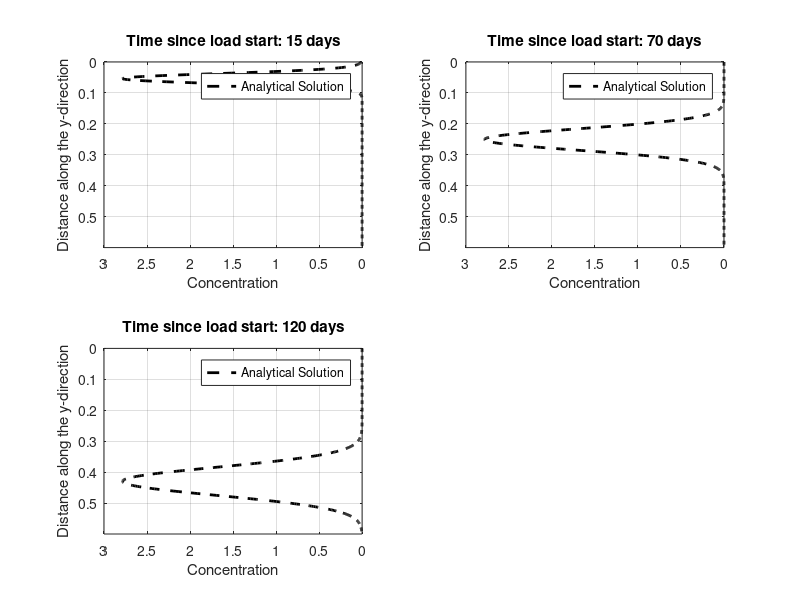

Source code (MATLAB):

% 2-dimensional analytical solution - Transient (using the analytical solution for
% instantaneous point source integrated with respect to time)

function AnltSOL_TRANSIENT_paperWRR

%%%%%%%%%%%%%%%%%%%%%%%%%%%%%%%%%%%%%%%%%%%
% CHOOSE TEST %%%%%%%%%%%%%%%%%%%%%%%%%%%%%%
%%%%%%%%%%%%%%%%%%%%%%%%%%%%%%%%%%%%%%%%%%%

% test = 2; % 2_nrTrans_instS_PorMedia
% test = 4; % 4_nrTrans_contS_PorMedia
% test = 6; % 6_nrTrans_instS_PorMedia_linDecay
% test = 8; % 8_nrTrans_contS_PorMedia_linDecay
 
test = 2; 

%%%%%%%%%%%%%%%%%%%%%%%%%%%%%%%%%%%%%%%%%%%
% General mdoel setup %%%%%%%%%%%%%%%%%%%%%
% Don't change
%%%%%%%%%%%%%%%%%%%%%%%%%%%%%%%%%%%%%%%%%%%
ny                          = 600;          % number of layers (in mm)
mLayerDepth_summa_m         = 0.006;        % m
Dy                          = 0.0001;      	% longiitudinal dispersivity - y-direction m2/s
specificYield               = 0.25;         % (-)
iLayerLiqFluxSoil_summa_m_s = 1.0359700931174889e-05;

tsim = [...
        ...0,...
        60 * 60 * 24 * 15,...
        60 * 60 * 24 * 70,...
        60 * 60 * 24 * 120,...
        ];

% Preliminary calcs %%%%%%%%%%%%%%%%%%%%%%%%%%%%%%%%
% Intersticial flow velocity because of specific yield
iLayerLiqFluxSoil_summa_m_s_intersticial =...
    iLayerLiqFluxSoil_summa_m_s / specificYield;       % m/s

V = iLayerLiqFluxSoil_summa_m_s_intersticial;
%L = V * 60 * 60 * 24 * 20 / 1000;

% Storing %%%%%%%%%%%%%%%%%%%%%%%%%%%%%%%%
storage.Dy = Dy;
storage.tsim = tsim;
storage.V = V;
storage.ny = ny;

%%%%%%%%%%%%%%%%%%%%%%%%%%%%%%%%%%%%%%%%%%%%%%%%%%%%%%%%%%%%%%%%%%%%%%
n_ti = numel(tsim);
for ti = 1:n_ti
    
    tsim_i = tsim(ti);
    
    if test == 4 || test == 8 
        
        % Input concentration (continuous)
        C0 = 2;
         
        % Set reation rate
        if test == 4; r = 0; end                % conservative
        if test == 8; r = 0.01/(60*60*24); end  % linear decay
        storage.C0 = C0;
        storage.r = r;
        save InputData storage;
        
        % Call analytical solver
        Analytical_calc_1D_contS(tsim_i)
        
    elseif test == 2 || test == 6
        
        % Input mass (instantaneous)
        M = 0.350;
        
        % Mass of the receiving node
        mLayerVolFracWat_summa_m3 = 39.376154283055975;
        UpLayVol = mLayerVolFracWat_summa_m3;
        UpLayVol = 1;
        
        % Set reaction rate
        if test == 2; r = 0; end                % conservative
        if test == 6; r = 0.01/(60*60*24); end  % linear decay
        
        storage.M = M;
        storage.UpLayVol = UpLayVol;
        storage.r = r;
        save InputData storage;
        
        % Call analytical solver
        Analytical_calc_1D_instS(tsim_i)
        
    end
    %Analytical_calc_1D_2(tsim_i)
    %Analytical_calc_1D_3(tsim_i)
    %Analytical_calc_1D_justAdv(tsim_i, mLayerDepth_summa_m)
    %Analytical_calc_2D
    %Numerical_calc
    Compare_plot(ti, n_ti, tsim_i,mLayerDepth_summa_m)
    
end


%%%%%%%%%%%%%%%%%%%%%%%%%%%%%%%%%%%%%%%%%
% ANALYTICAL
%%%%%%%%%%%%%%%%%%%%%%%%%%%%%%%%%%%%%%%%%

% 1D, continuous source, Eq. 60 of 
% USGS Chapter B7
% ANALYTICAL SOLUTIONS FOR ONE-, TWO-, AND THREE-DIMENSIONAL SOLUTE
%TRANSPORT IN GROUND-WATER SYSTEMS WITH UNIFORM FLOW
function Analytical_calc_1D_contS(tsim_i)

load InputData storage
C0=storage.C0;
Dy=storage.Dy;
r=storage.r;
V=storage.V;
ny=storage.ny;

Cfinal=zeros(1,ny);

h=waitbar(0,'ANALYTICAL solution: calculating...');

for y=1:ny
    waitbar(y/ny)

    % calculation of A

    %A = (M / UpLayVol) /...
    %    ( 4*n*pi()*(Dx*Dy)^(0.5) );
    A =  C0 / 2;

    % calculation of B
    U = (V^2 + 4*r*Dy)^0.5;
    
    B1 = exp(...
            y * (V - U)/ ...
            (2 * Dy)...
            );
        
    B2 = erfc(...
            (y - (U * tsim_i) ) / ...
            (2 * (Dy * tsim_i)^0.5));
    
    C1 = exp(...
            y * (V + U)/ ...
            (2 * Dy));
    
    C2 = erfc(...
            (y + (U * tsim_i) ) / ...
            (2 * (Dy * tsim_i)^0.5));

    % Final calculation
    C = A * (B1 * B2 + C1 * C2);

    % Saving results
    Cfinal(1,y) = C;

end

close(h)

disp('Analytical solution calculation: OK')

storage.C_analytical = Cfinal';
save AnalytSOL storage;

function Analytical_calc_1D_2(tsim_i)

load InputData storage
C0=storage.C0;
Dy=storage.Dy;
r=storage.r;
V=storage.V;
ny=storage.ny;

Cfinal=zeros(1,ny);

h=waitbar(0,'ANALYTICAL solution: calculating...');

for y=1:ny
    waitbar(y/ny)

    % calculation of A

    %A = (M / UpLayVol) /...
    %    ( 4*n*pi()*(Dx*Dy)^(0.5) );
    
    U = (V^2 + 4*r*Dy)^0.5;
    
    A =  C0 * V^2 / (4 * r * Dy);

    % calculation of B
    
    
    B1 = 2 * exp((y * V / Dy) - r * tsim_i);
        
    B2 = erfc(...
            (y + V * tsim_i) / ...
            (2 * (Dy * tsim_i)^0.5));
    
   C1 = U / V - 1; 
        
   C2 = exp(...
            y * (V - U)/ ...
            (2 * Dy));
    
    C3 = erfc(...
            (y - U * tsim_i) / ...
            (2 * (Dy * tsim_i)^0.5));
        
    D1 = U / V + 1;
    
    D2 = exp(...
            y * (V + U)/ ...
            (2 * Dy));
    
    D3 = erfc(...
            (y + U * tsim_i) / ...
            (2 * (Dy * tsim_i)^0.5));

    % Final calculation
    C = A * (B1 * B2 + C1 * C2 * C3 + D1 * D2 * D3);

    % Saving results
    Cfinal(1,y) = C;

end

close(h)

disp('Analytical solution calculation: OK')

storage.C_analytical = Cfinal';
save AnalytSOL storage;

function Analytical_calc_1D_3(tsim_i)

load InputData storage
C0=storage.C0;
Dy=storage.Dy;
r=storage.r;
V=storage.V;
ny=storage.ny;

Cfinal=zeros(1,ny);

h=waitbar(0,'ANALYTICAL solution: calculating...');

for y=1:ny
    waitbar(y/ny)

    % calculation of A

    %A = (M / UpLayVol) /...
    %    ( 4*n*pi()*(Dx*Dy)^(0.5) );
    

    
    A =  C0;

    % calculation of B
    
    
    B1 = 0.5 *  erfc(...
                (y - V * tsim_i) / ...
                (2 * (Dy * tsim_i)^0.5));
    
   C1 = (V^2 * tsim_i / (pi() * Dy))^0.5;
   
   C2 = exp(-(...
            (y - V * tsim_i)^2)/ ...
            (4 * Dy * tsim_i));
        
   D1  = 0.5 * (1 + (V * y) / Dy + (V^2 * tsim_i) / Dy);
   
   D2  = exp(V * y / Dy);
    
    D3 = erfc(...
            (y + V * tsim_i) / ...
            (2 * (Dy * tsim_i)^0.5));
        

    % Final calculation
    C = A * (B1 +  C1 * C2 - D1 * D2 * D3);

    % Saving results
    Cfinal(1,y) = C;

end

close(h)

disp('Analytical solution calculation: OK')

storage.C_analytical = Cfinal';
save AnalytSOL storage;

function Analytical_calc_1D_justAdv(tsim_i, mLayerDepth_summa_m)

load InputData storage
C0=storage.C0;
Dy=storage.Dy;
r=storage.r;
V=storage.V;
ny=storage.ny;

Cfinal=zeros(1,ny);

h=waitbar(0,'ANALYTICAL solution: calculating...');

for y=1:ny
    waitbar(y/ny)

    % calculation of A

    %A = (M / UpLayVol) /...
    %    ( 4*n*pi()*(Dx*Dy)^(0.5) );
  

    % Final calculation
    C = C0 * (y * mLayerDepth_summa_m - V * tsim_i);

    % Saving results
    Cfinal(1,y) = C;

end

close(h)

disp('Analytical solution calculation: OK')

storage.C_analytical = Cfinal';
save AnalytSOL storage;

function Analytical_calc_1D_instS(tsim_i)

load InputData storage
M=storage.M;
UpLayVol=storage.UpLayVol;
Dy=storage.Dy;
r=storage.r;
V=storage.V;
ny=storage.ny;

% Loading point
Yc=1;

% porosity
n = 1; % not needed because it's accounted for in the intersticil flow velocity
Cfinal=zeros(1,ny);

h=waitbar(0,'ANALYTICAL solution: calculating...');

    
for y=1:ny
    
    waitbar(y/ny)

    % calculation of A

    A = (M / UpLayVol) /...
        ( 4*n*pi()*(Dy)^(0.5) );

    % calculation of B
    B = exp(...
            V*(y-Yc)/ ...
            (2*Dy));

    D = exp( ...
            -( V^2 / (4*Dy) + r) * tsim_i ...
            -( (y-Yc)^2 ./ (4 * Dy * tsim_i))) ;

    % Final calculation
    C = A * B * D;

    % Saving results
    Cfinal(1,y) = C;
   
end
close(h)

disp('Analytical solution calculation: OK')

storage.C_analytical = Cfinal';
save AnalytSOL storage;

function Analytical_calc_2D

load InputData storage
M=storage.M;
UpLayVol=storage.UpLayVol;
n=storage.n;
Dx=storage.Dx;
Dy=storage.Dy;
r=storage.r;
Xc=storage.Xc;
Yc=storage.Yc;
tsim=storage.tsim;
V=storage.V;
nx=storage.nx;
ny=storage.ny;

Cfinal=zeros(nx,ny);

h=waitbar(0,'ANALYTICAL solution: calculating...');
for x=1:nx
    waitbar(x/nx)
    for y=1:ny
        
    % calculation of A
    
    A = (M / UpLayVol) /...
        ( 4*n*pi()*(Dx*Dy)^(0.5) );

    % calculation of B
    B = exp(...
            V*(y-Yc)/ ...
            (2*Dy));

    % Integral to solve
    fun = @(t) exp( ...
                    -( V^2 / (4*Dx) + r) * t ...
                    -( (x-Xc)^2 ./ (4*Dx*t) ) ...
                    -( (y-Yc)^2 ./ (4*Dy*t))) ;
                
    D = quad(fun,0,tsim);

    % Final calculation
    C = A*B*D;
    
    % Saving results
    Cfinal(x,y) = C;
   
    end
end
close(h)

disp('Analytical solution calculation: OK')

storage.C_analytical = Cfinal';
save AnalytSOL storage;


%%%%%%%%%%%%%%%%%%%%%%%%%%%%%%%%%%%%%%%%%
% Plotting
%%%%%%%%%%%%%%%%%%%%%%%%%%%%%%%%%%%%%%%%%

function Compare_plot(ti, n_ti, tsim_i,mLayerDepth_summa_m)

load InputData storage
InputData = storage;

load AnalytSOL storage
C_analytical = storage.C_analytical;


colormap(gray)
cmap = colormap
cmap = flipud(cmap);

cm = [jet(64);gray(64)];

nsubplot_x = ceil((n_ti)^0.5);
nsubplot_y = ceil(n_ti / nsubplot_x);

if ti==1
     figure
end

% Longitudinal profile
subplot(nsubplot_x,nsubplot_y,ti)
plot(C_analytical,(0:1:InputData.ny-1)/1000,'k--','linewidth',2)
ylim([0 InputData.ny/1000])
%xlim([0 2])
set(gca, 'Ydir', 'reverse'); 
xlabel('Concentration')
ylabel('Distance along the y-direction')
title(['Time since load start: ', num2str(tsim_i/(24*60*60)), ' days'])
legend('Analytical Solution')
set (gca,'Xdir','reverse')
grid on


disp('ANALYTICAL and NUMERICAL solutions compared: OK')
disp('Finished')
